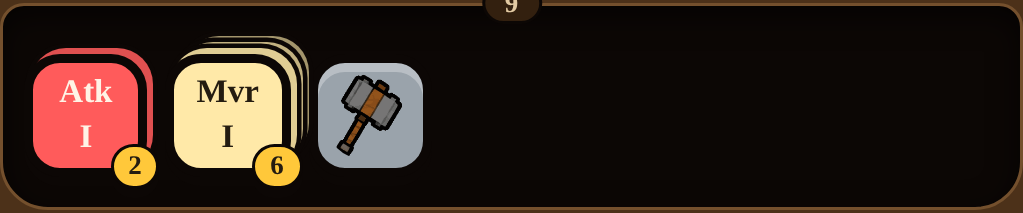
#> input picture campstack.png, 1023 x 213 px
$ python paper.py ../../campstack.png ../../swapmodal.png 1.0
#> lines starting #> are read from the running program, lines starting #| are printed output that depends on the picture; after the words box and inside, x2 and y2 are one past the last pixel; in counts of white or black regions, pixels touching at a corner belong together
# Paper texture (Jeremy picked "medium", Oct 15, 1.41.26): cold-press paper tooth and little fibres, embossed so the colour
# seems to catch on the bumps, a slight warm paper tint and a soft shadow toward the lower right. Outlines stay clean.
# Applied to every portrait, monster and loot picture; reimport_hires.py applies it to new repaints automatically.
# usage: python3 tools/art/paper.py in.png out.png [strength=1.0]   (light 0.6, medium 1.0, strong 1.6)
import sys, numpy as np
from PIL import Image, ImageFilter, ImageDraw

def paper(im, k=1.0, seed=5):
#> called with k = 1, seed = 5
    rng = np.random.default_rng(seed); S = 2
    base = im.convert('RGBA'); big = base.resize((base.width*S, base.height*S), Image.LANCZOS); W, H = big.size
#> after `W, H = big.size`: W = 2046; H = 426
    A = np.asarray(big, dtype=np.float32); rgb = A[..., :3].copy(); al = A[..., 3:4]/255
#> after `al = A[..., 3:4] / 255`: al: shape (426, 2046, 1) float32; every value is 1
    outline = (rgb.max(2) < 50) & (al[..., 0] > .5)
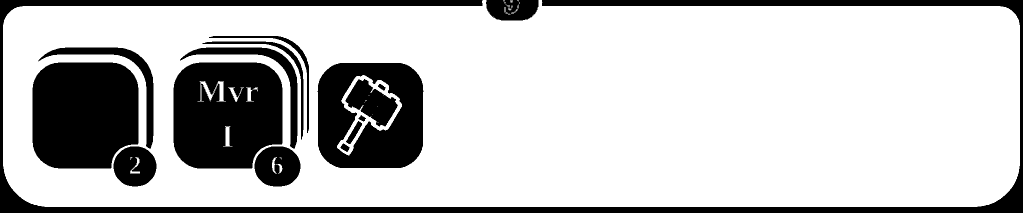
#> outline: shape (426, 2046) bool (shown at 1/2 size); 76.6% white; 17 black regions (1 under 20 px), largest, box (x1, y1, x2, y2) and area: (0, 0, 2046, 426) 56842, (65, 125, 277, 337) 40717, (347, 125, 565, 337) 40126
    ol = np.asarray(Image.fromarray((outline*255).astype(np.uint8)).filter(ImageFilter.MaxFilter(3)), dtype=np.float32)[..., None]/255
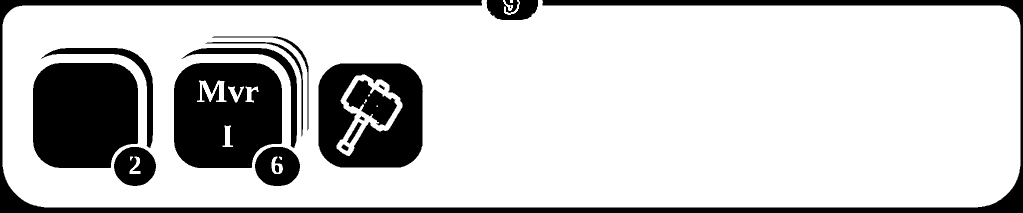
#> ol: shape (426, 2046, 1) float32 (shown at 1/2 size); values 0 (black) and 1 (white), 78.2% white; 17 black regions, largest, box (x1, y1, x2, y2) and area: (0, 0, 2046, 426) 52059, (66, 126, 276, 336) 39873, (348, 126, 564, 336) 38384
    fill = (1-ol)*al
    def noise(scale, blur):
        n = Image.fromarray((rng.random((max(2, H//scale), max(2, W//scale)))*255).astype(np.uint8)).resize((W, H), Image.BICUBIC).filter(ImageFilter.GaussianBlur(blur))
        return np.asarray(n, dtype=np.float32)/255-.5
    yy, xx = np.mgrid[0:H, 0:W]
    ys, xs = np.nonzero(al[..., 0] > .5)
    if not len(xs): return base
    cx, cy = xs.mean(), ys.mean(); R = max(xs.max()-xs.min(), ys.max()-ys.min())/2 or 1
#> after `cx, cy = (xs.mean(), ys.mean())`: cx = 1022.5; cy = 212.5
#> after `R = max(xs.max() - xs.min(), ys.max() - ys.min()) / 2 or 1`: R = 1022.5
    dist = np.sqrt((xx-(cx-.35*R))**2+(yy-(cy-.45*R))**2)/(1.55*R)
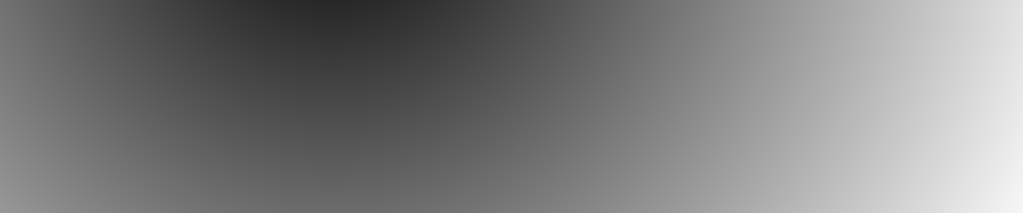
#> dist: shape (426, 2046) float64 (shown at 1/2 size); min 0.156, max 0.969, mean 0.493
    edge = np.asarray(Image.fromarray((al[..., 0]*255).astype(np.uint8)).filter(ImageFilter.GaussianBlur(6*S)), dtype=np.float32)/255
    shade = np.clip(np.clip((dist-.55)/.6, 0, 1)**1.2*np.clip(edge*1.3, 0, 1)+.25*np.clip(1-edge*1.6, 0, 1)*al[..., 0], 0, 1)
    tooth = noise(1, .7)*.6+noise(3, 1.2)*.8+noise(12, 4)*.5
#> call 3 of noise, with scale = 12, blur = 4
#> in noise (call 3), `n = Image.fromarray((rng.random((max(2, H//scale), max(2, W//scale)))*..`:
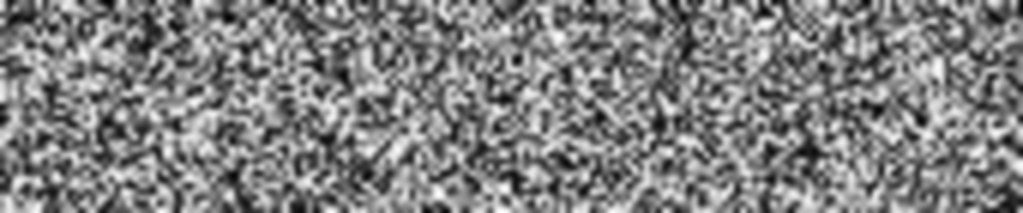
#> n: PIL image 2046x426 L (shown at 1/2 size); min 1, max 254, mean 128.7
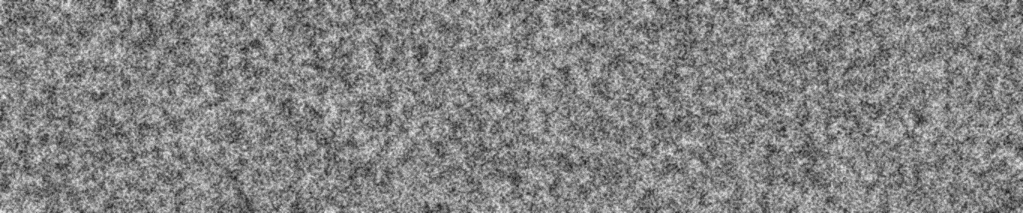
#> tooth: shape (426, 2046) float32 (shown at 1/2 size); min -0.749, max 0.699, mean -0.00035; drawn with min black and max white
    fib = Image.new('L', (W, H), 0); d = ImageDraw.Draw(fib)
#> after `fib = Image.new('L', (W, H), 0)`: fib: PIL image 2046x426 L; every value is 0
    for _ in range(int(W*H/900)):
        x, y = rng.uniform(0, W), rng.uniform(0, H); a = rng.uniform(0, np.pi); L = rng.uniform(4, 14)*S
        d.line([(x, y), (x+np.cos(a)*L, y+np.sin(a)*L)], fill=int(rng.uniform(60, 140)), width=1)
#> this loop made 968 passes
#> (x, y, a, L) on passes 1 to 3: (1341.2, 340.2, 1.37, 14.54), (552.8, 115, 0.292, 27.31), (1448.3, 356.2, 1.32, 14.84)
    fib = np.asarray(fib.filter(ImageFilter.GaussianBlur(.6)), np.float32)/255
#> fib: shape (426, 2046) float32
    h = tooth+fib*.8
    gx = np.roll(h, -1, 1)-np.roll(h, 1, 1); gy = np.roll(h, -1, 0)-np.roll(h, 1, 0)
    rel = 1+.9*k*(-gx-gy)
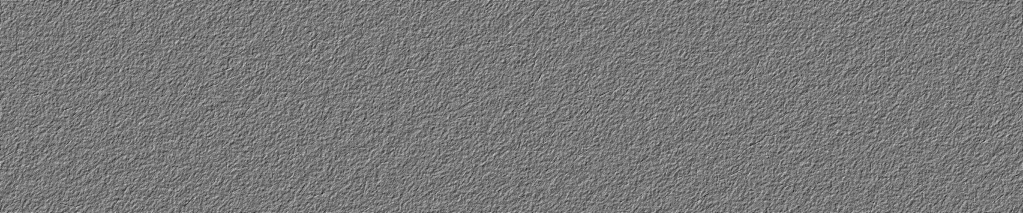
#> rel: shape (426, 2046) float32 (shown at 1/2 size); min 0.0315, max 2.08, mean 1; drawn with min black and max white
    tint = min(k, 1.5)
    r = rgb*(1-.08*tint+.08*tint*np.array([238, 228, 205])/255)
    r = r*(1+(rel[..., None]-1)*fill)*(1-.08*k*fib[..., None]*fill)
    r = r*(1-.15*k*shade[..., None]*fill)
    out = Image.fromarray(np.concatenate([np.clip(r, 0, 255), A[..., 3:4]], 2).astype(np.uint8))
    return out.resize(base.size, Image.LANCZOS)
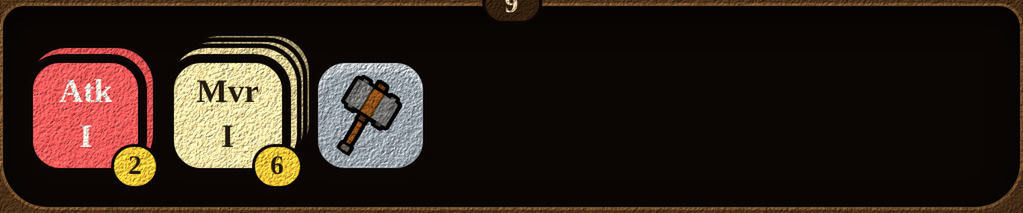
#> returned value: PIL image 1023x213 RGBA; mean R, G, B, A 47.2, 33.6, 25.6, 255

if __name__ == '__main__':
    k = float(sys.argv[3]) if len(sys.argv) > 3 else 1.0
    paper(Image.open(sys.argv[1]), k).save(sys.argv[2])
